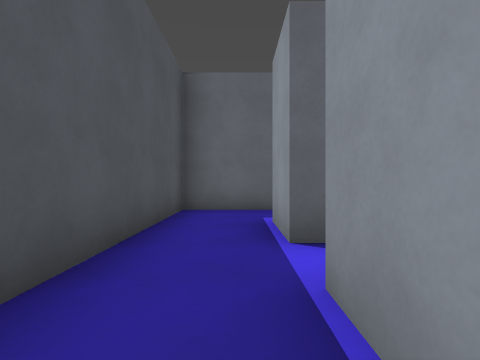
View 1 (above)

14 first-person views from a walk through a Godot game level. The camera is 1.3 m above the floor, looks level and sees 80° across. The floor is counted in squares, 2 m on a side. Each view is taken from the middle of a square. On the plan, view 1 faces up. The plan holds only what a view shows up to about 9 squares ahead; the rest is blank. Surface patterns are stand-ins for the level's own textures.

View 2
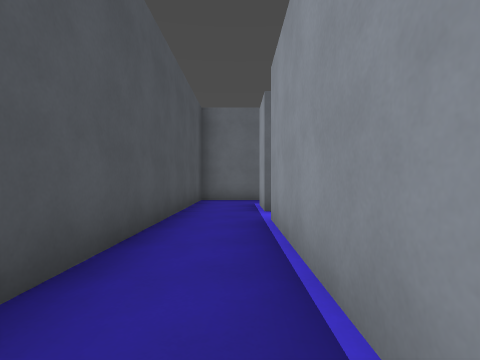

View 3
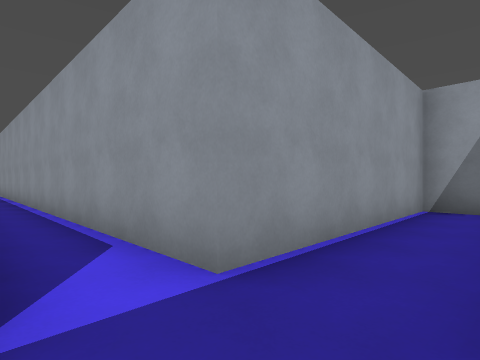

View 4
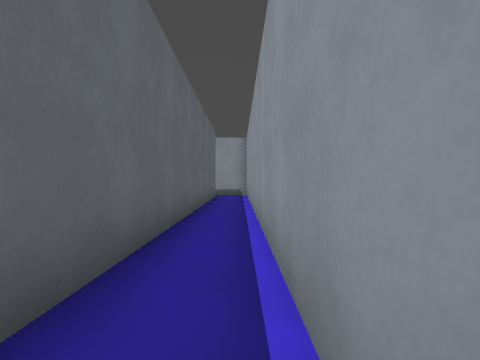

View 5
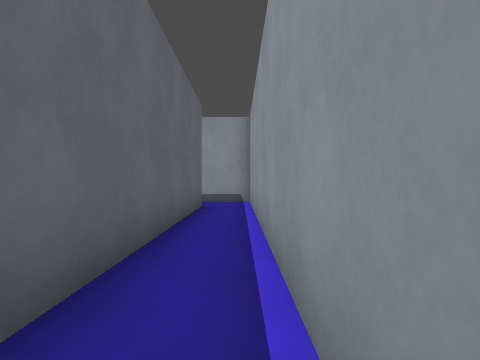

View 6
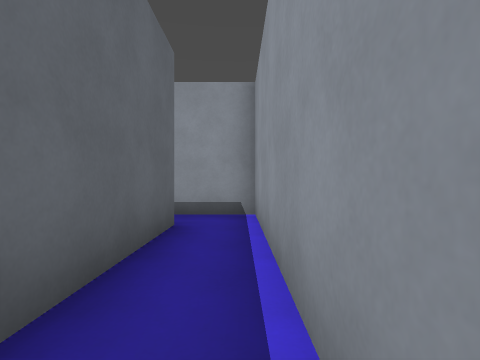

View 7
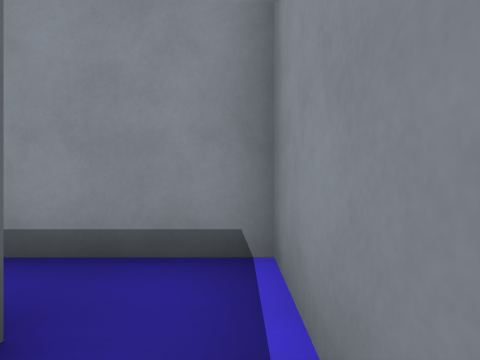

View 8
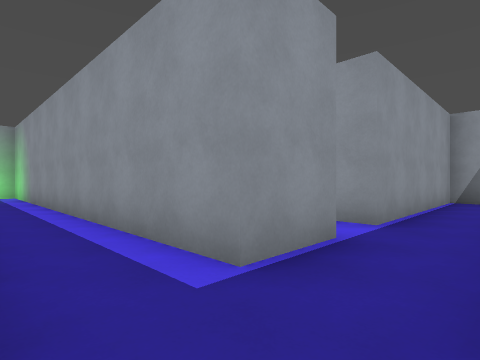

View 9
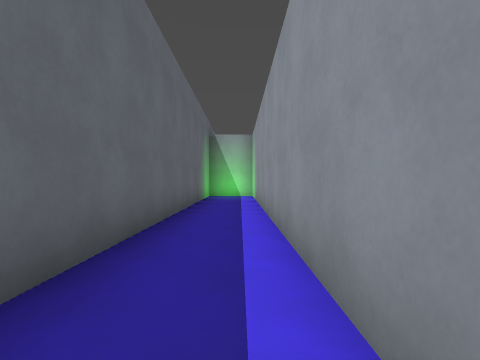

View 10
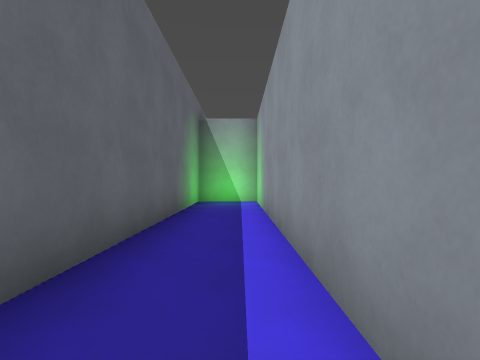

View 11
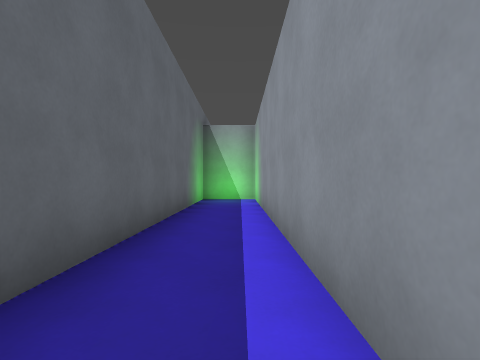

View 12
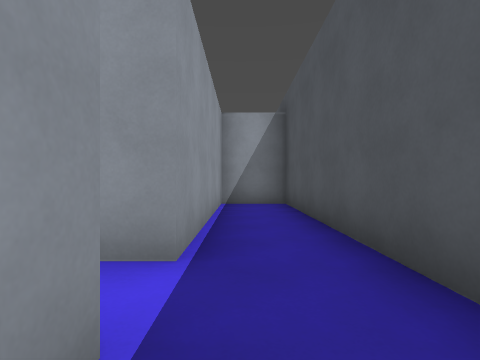

View 13
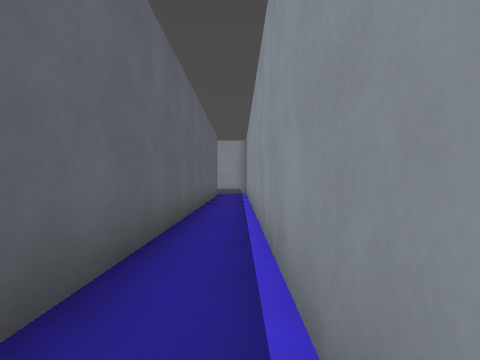

View 14
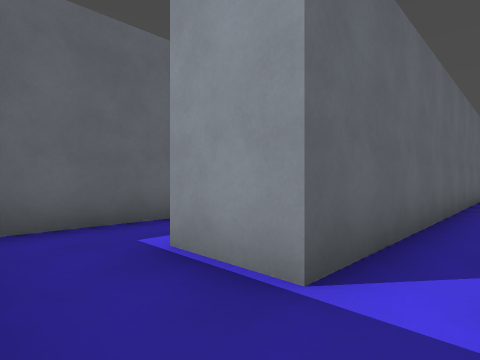

### Floor plan
Ten units are one square. View 1 is at (0, 0); x grows to the right and y downward. Boxes are objects, and circles mark ways between rooms. Rooms are numbered by the first view taken in them; rooms with no view inside come last. Other rooms are left out.
<svg viewBox="-17 -67 166 110">
<path fill="none" stroke="#000" d="M-12 -45 -12 38 5 38 5 -17 144 -17 144 -40M132 -30 5 -30 5 -45M5 -45 116 -45 116 -62 -12 -62 -12 -45"/>
<circle cx="-5" cy="-35" r="3" fill="#2a7"/>
<text x="40" y="-20">1</text>
<text x="50" y="-60">2</text>
</svg>
Room 1 opens to room 2.

Where each view was taken, in squares from view 1:
view 1: 0 up, 0 right, facing up
view 2: 3 down, 0 right, facing up
view 3: 3 up, 1 left, facing down-right
view 4: 2 up, 2 right, facing right
view 5: 2 up, 6 right, facing right
view 6: 2 up, 9 right, facing right
view 7: 2 up, 12 right, facing right
view 8: 6 up, 1 left, facing down-right
view 9: 5 up, 0 right, facing right
view 10: 5 up, 3 right, facing right
view 11: 5 up, 2 right, facing right
view 12: 4 up, 0 right, facing down
view 13: 2 up, 1 right, facing right
view 14: 2 up, 1 left, facing up-right
